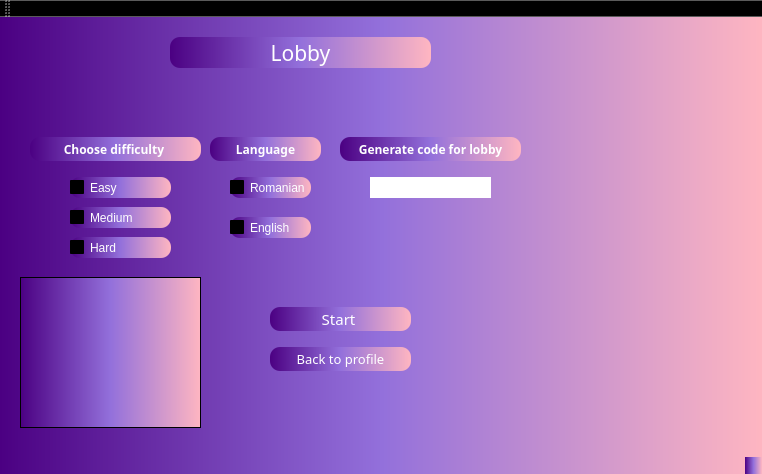
<?xml version="1.0" encoding="UTF-8"?>
<ui version="4.0">
 <class>LobbyInterfaceClass</class>
 <widget class="QMainWindow" name="LobbyInterfaceClass">
  <property name="geometry">
   <rect>
    <x>0</x>
    <y>0</y>
    <width>762</width>
    <height>474</height>
   </rect>
  </property>
  <property name="windowTitle">
   <string>LobbyInterface</string>
  </property>
  <property name="styleSheet">
   <string notr="true">background-color: qlineargradient(spread:pad, x1:0, y1:0, x2:1, y2:0, stop:0 rgba(75, 0, 130, 255), stop:0.5 rgba(147, 112, 219, 255), stop:1 rgba(255, 182, 193, 255))
</string>
  </property>
  <widget class="QWidget" name="centralWidget">
   <widget class="QPushButton" name="pushButton">
    <property name="geometry">
     <rect>
      <x>170</x>
      <y>20</y>
      <width>261</width>
      <height>31</height>
     </rect>
    </property>
    <property name="font">
     <font>
      <family>Kristen ITC</family>
      <pointsize>16</pointsize>
     </font>
    </property>
    <property name="styleSheet">
     <string notr="true">background-color: qlineargradient(spread:pad, x1:0, y1:0, x2:1, y2:0, stop:0 rgba(75, 0, 130, 255), stop:0.5 rgba(147, 112, 219, 255), stop:1 rgba(255, 182, 193, 255));
color: white;
border-radius: 10px;</string>
    </property>
    <property name="text">
     <string>Lobby</string>
    </property>
   </widget>
   <widget class="QPushButton" name="pushButton_2">
    <property name="geometry">
     <rect>
      <x>30</x>
      <y>120</y>
      <width>171</width>
      <height>24</height>
     </rect>
    </property>
    <property name="font">
     <font>
      <family>Lucida Fax</family>
      <pointsize>9</pointsize>
      <italic>false</italic>
      <bold>true</bold>
     </font>
    </property>
    <property name="styleSheet">
     <string notr="true">background-color: qlineargradient(spread:pad, x1:0, y1:0, x2:1, y2:0, stop:0 rgba(75, 0, 130, 255), stop:0.5 rgba(147, 112, 219, 255), stop:1 rgba(255, 182, 193, 255));
color: white;
border-radius: 10px;</string>
    </property>
    <property name="text">
     <string>Choose difficulty </string>
    </property>
   </widget>
   <widget class="QPushButton" name="startGame">
    <property name="geometry">
     <rect>
      <x>270</x>
      <y>290</y>
      <width>141</width>
      <height>24</height>
     </rect>
    </property>
    <property name="font">
     <font>
      <family>Kristen ITC</family>
      <pointsize>11</pointsize>
      <bold>false</bold>
     </font>
    </property>
    <property name="styleSheet">
     <string notr="true">background-color: qlineargradient(spread:pad, x1:0, y1:0, x2:1, y2:0, stop:0 rgba(75, 0, 130, 255), stop:0.5 rgba(147, 112, 219, 255), stop:1 rgba(255, 182, 193, 255));
color: white;
border-radius: 10px;</string>
    </property>
    <property name="text">
     <string>Start </string>
    </property>
   </widget>
   <widget class="QPushButton" name="pushButton_7">
    <property name="geometry">
     <rect>
      <x>270</x>
      <y>330</y>
      <width>141</width>
      <height>24</height>
     </rect>
    </property>
    <property name="font">
     <font>
      <family>Kristen ITC</family>
      <pointsize>10</pointsize>
     </font>
    </property>
    <property name="styleSheet">
     <string notr="true">background-color: qlineargradient(spread:pad, x1:0, y1:0, x2:1, y2:0, stop:0 rgba(75, 0, 130, 255), stop:0.5 rgba(147, 112, 219, 255), stop:1 rgba(255, 182, 193, 255));
color: white;
border-radius: 10px;</string>
    </property>
    <property name="text">
     <string>Back to profile</string>
    </property>
   </widget>
   <widget class="QPushButton" name="generateCode">
    <property name="geometry">
     <rect>
      <x>340</x>
      <y>120</y>
      <width>181</width>
      <height>24</height>
     </rect>
    </property>
    <property name="font">
     <font>
      <family>Lucida Fax</family>
      <bold>true</bold>
     </font>
    </property>
    <property name="styleSheet">
     <string notr="true">background-color: qlineargradient(spread:pad, x1:0, y1:0, x2:1, y2:0, stop:0 rgba(75, 0, 130, 255), stop:0.5 rgba(147, 112, 219, 255), stop:1 rgba(255, 182, 193, 255));
color: white;
border-radius: 10px;</string>
    </property>
    <property name="text">
     <string>Generate code for lobby</string>
    </property>
   </widget>
   <widget class="QLabel" name="code">
    <property name="geometry">
     <rect>
      <x>370</x>
      <y>160</y>
      <width>121</width>
      <height>21</height>
     </rect>
    </property>
    <property name="styleSheet">
     <string notr="true">background-color: white</string>
    </property>
    <property name="text">
     <string/>
    </property>
   </widget>
   <widget class="QPushButton" name="Language">
    <property name="geometry">
     <rect>
      <x>210</x>
      <y>120</y>
      <width>111</width>
      <height>24</height>
     </rect>
    </property>
    <property name="font">
     <font>
      <family>Lucida Fax</family>
      <pointsize>9</pointsize>
      <italic>false</italic>
      <bold>true</bold>
     </font>
    </property>
    <property name="styleSheet">
     <string notr="true">background-color: qlineargradient(spread:pad, x1:0, y1:0, x2:1, y2:0, stop:0 rgba(75, 0, 130, 255), stop:0.5 rgba(147, 112, 219, 255), stop:1 rgba(255, 182, 193, 255));
color: white;
border-radius: 10px;</string>
    </property>
    <property name="text">
     <string>Language</string>
    </property>
   </widget>
   <widget class="QCheckBox" name="Romanian">
    <property name="geometry">
     <rect>
      <x>230</x>
      <y>160</y>
      <width>81</width>
      <height>21</height>
     </rect>
    </property>
    <property name="styleSheet">
     <string notr="true">background-color: qlineargradient(spread:pad, x1:0, y1:0, x2:1, y2:0, stop:0 rgba(75, 0, 130, 255), stop:0.5 rgba(147, 112, 219, 255), stop:1 rgba(255, 182, 193, 255));
color: white;
border-radius: 10px;</string>
    </property>
    <property name="text">
     <string>Romanian</string>
    </property>
    <attribute name="buttonGroup">
     <string notr="true">LanguageGroup</string>
    </attribute>
   </widget>
   <widget class="QCheckBox" name="English">
    <property name="geometry">
     <rect>
      <x>230</x>
      <y>200</y>
      <width>81</width>
      <height>21</height>
     </rect>
    </property>
    <property name="styleSheet">
     <string notr="true">background-color: qlineargradient(spread:pad, x1:0, y1:0, x2:1, y2:0, stop:0 rgba(75, 0, 130, 255), stop:0.5 rgba(147, 112, 219, 255), stop:1 rgba(255, 182, 193, 255));
color: white;
border-radius: 10px;</string>
    </property>
    <property name="text">
     <string>English</string>
    </property>
    <attribute name="buttonGroup">
     <string notr="true">LanguageGroup</string>
    </attribute>
   </widget>
   <widget class="QCheckBox" name="Hard">
    <property name="geometry">
     <rect>
      <x>70</x>
      <y>220</y>
      <width>101</width>
      <height>21</height>
     </rect>
    </property>
    <property name="styleSheet">
     <string notr="true">background-color: qlineargradient(spread:pad, x1:0, y1:0, x2:1, y2:0, stop:0 rgba(75, 0, 130, 255), stop:0.5 rgba(147, 112, 219, 255), stop:1 rgba(255, 182, 193, 255));
color: white;
border-radius: 10px;</string>
    </property>
    <property name="text">
     <string>Hard</string>
    </property>
    <attribute name="buttonGroup">
     <string notr="true">difficultyGroup</string>
    </attribute>
   </widget>
   <widget class="QCheckBox" name="Easy">
    <property name="geometry">
     <rect>
      <x>70</x>
      <y>160</y>
      <width>101</width>
      <height>21</height>
     </rect>
    </property>
    <property name="styleSheet">
     <string notr="true">background-color: qlineargradient(spread:pad, x1:0, y1:0, x2:1, y2:0, stop:0 rgba(75, 0, 130, 255), stop:0.5 rgba(147, 112, 219, 255), stop:1 rgba(255, 182, 193, 255));
color: white;
border-radius: 10px;</string>
    </property>
    <property name="text">
     <string>Easy</string>
    </property>
    <attribute name="buttonGroup">
     <string notr="true">difficultyGroup</string>
    </attribute>
   </widget>
   <widget class="QCheckBox" name="Medium">
    <property name="geometry">
     <rect>
      <x>70</x>
      <y>190</y>
      <width>101</width>
      <height>21</height>
     </rect>
    </property>
    <property name="styleSheet">
     <string notr="true">background-color: qlineargradient(spread:pad, x1:0, y1:0, x2:1, y2:0, stop:0 rgba(75, 0, 130, 255), stop:0.5 rgba(147, 112, 219, 255), stop:1 rgba(255, 182, 193, 255));
color: white;
border-radius: 10px;</string>
    </property>
    <property name="text">
     <string>Medium</string>
    </property>
    <attribute name="buttonGroup">
     <string notr="true">difficultyGroup</string>
    </attribute>
   </widget>
   <widget class="QTextEdit" name="textEdit">
    <property name="geometry">
     <rect>
      <x>20</x>
      <y>260</y>
      <width>181</width>
      <height>151</height>
     </rect>
    </property>
   </widget>
  </widget>
  <widget class="QMenuBar" name="menuBar">
   <property name="geometry">
    <rect>
     <x>0</x>
     <y>0</y>
     <width>762</width>
     <height>22</height>
    </rect>
   </property>
  </widget>
  <widget class="QToolBar" name="mainToolBar">
   <attribute name="toolBarArea">
    <enum>TopToolBarArea</enum>
   </attribute>
   <attribute name="toolBarBreak">
    <bool>false</bool>
   </attribute>
  </widget>
  <widget class="QStatusBar" name="statusBar"/>
 </widget>
 <layoutdefault spacing="6" margin="11"/>
 <resources/>
 <connections/>
 <buttongroups>
  <buttongroup name="difficultyGroup">
   <property name="exclusive">
    <bool>true</bool>
   </property>
  </buttongroup>
  <buttongroup name="LanguageGroup">
   <property name="exclusive">
    <bool>true</bool>
   </property>
  </buttongroup>
 </buttongroups>
</ui>
